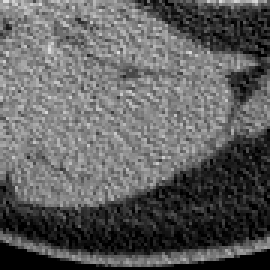
#> input picture paper_plots/plot2/crop_img_uint8_L_50_w_400/gt_000069.png, 90 x 90 px, found by its file name (shown 3 times larger)
$ python banded_plots.py   (older library calls are emulated)
#> lines starting #> are read from the running program, lines starting #| are printed output that depends on the picture
### src/io_func.py
##############################################################
# @author: pkc
#
# io_func.py includes functions used to read and write files
#
import scipy.misc
import numpy as np
import imageio
import pydicom
import os
import glob
import sys

# [24 lines left out: function imread, not called in this run]

def imageio_imread(path):
  """
  imageio based reading function that reads specified file
  in its original format even if its in - ve floats
  Note that the image data is returned as-is, and may not always
  have a dtype of uint8
  """
  return(imageio.imread(path))

# [70 lines left out: functions pydicom_imread, raw_imread, imsave, imsave_raw, getimages4rmdir, not called in this run]

### src/frc_utils.py
##############################################################
# @author: pkc
#
# io_func.py includes functions used to read and write files
#
import numpy as np
import numpy.fft as fft
import matplotlib.pyplot as plt
import itertools
import sys

# [60 lines left out: functions diagonal_split, get_frc_img, not called in this run]

def ring_indices(x, inscribed_rings=True, plot=False):
    """
    This function is primarily used to calculated number
    of indices in a given ring.

    for a given 2d or 3d array, x, this function outputs
    indices corresponding to co-centric circles with radius
    ranging from center to the edge/corner of the 2d/3d
    array.

    input
    -----
    x               : 2d/3d array
    inscribed_rings : True- yields co-centric rings till the
                      edge of the array.
                      False- yields co-centric rings till the
                      corner of the array.
    plot            : if true outputs figurative plot to illustrate
                      the co-centric rings for the given input array

    output
    ------
    list of array on coordinates corresponding to
    co-centric rings of the given input array.
    """
    #print("ring plots is:", plot)

    #read the shape and dimensions of the input image
    shape = np.shape(x)
    dim   = np.size(shape)

    '''Depending on the dimension of the image 2D/3D,
    create an array of integers  which increase with
    distance from the center of the array
    '''
    if dim == 2 :
        nr,nc = shape
        nrdc = np.floor(nr/2)
        ncdc = np.floor(nc/2)
        r = np.arange(nr)-nrdc
        c = np.arange(nc)-ncdc
        [R,C] = np.meshgrid(r,c)
        index = np.round(np.sqrt(R**2+C**2))

    elif dim == 3 :
        nr,nc,nz = shape
        nrdc = np.floor(nr/2)+1
        ncdc = np.floor(nc/2)+1
        nzdc = np.floor(nz/2)+1
        r = np.arange(nr)-nrdc + 1
        c = np.arange(nc)-ncdc + 1
        z = np.arange(nc)-nzdc + 1
        [R,C,Z] = np.meshgrid(r,c,z)
        index = np.round(np.sqrt(R**2+C**2+Z**2))+1
    else :
        print('input is neither a 2d or 3d array')

    ''' if inscribed_rings is True then the outmost
    ring use to evaluate the FRC will be the circle
    inscribed in the square input image of size L.
    (i.e. FRC_r <= L/2). Else the arcs of the rings
    beyond the inscribed circle will also be
    considered while determining FRC
    (i.e. FRC_r<=sqrt((L/2)^2 + (L/2)^2))
    '''
    if (inscribed_rings == True):
        maxindex = nr/2
    else:
        maxindex = np.max(index)
    #output = np.zeros(int(maxindex),dtype = complex)

    '''
    In the next step the output is generated. The output is an array of length
    maxindex. The elements in this array corresponds to the sum of all the elements
    in the original array correponding to the integer position of the output array
    divided by the number of elements in the index array with the same value as the
    integer position.

    Depening on the size of the input array, use either the pixel or index method.
    By-pixel method for large arrays and by-index method for smaller ones.
    '''
    # print('performed by index method')
    indices = []
    for i in np.arange(int(maxindex)):
        indices.append(np.where(index == i))

    if plot is True:
        img_plane = np.zeros((nr, nc))
        for i in range(int(maxindex)):
            if ((i%20)==0):
                img_plane[indices[i]]=1.0

        plt.imshow(img_plane, cmap='copper_r')
        if inscribed_rings is True:
            plt.title('   FRC rings with the max radius as that\
            \n of the inscribed circle in the image (spacing of 20 [px] between rings)')
        else:
            plt.title('   FRC rings extending beyond the radius of\
            \n the inscribed circle in the image (spacing of 20 [px] between rings)')
    return(indices)

# [282 lines left out: functions spinavej, is_float, FRC, frc_4rm_snr, apply_hanning_2d, not called in this run]

### src/plot_func.py
#-----------------------------------------------
# @author: pkc
#
# plot_func.py
# ............
# includes functions used in plotting
#
import numpy as np
import pydicom
import matplotlib as mpl
# for proper/faster expecution of mpi such
# that the distributed implementation does not
# get bottlenecked due to large number

mpl.use('Agg') # comment it for viewing plots when debugging code
import matplotlib.pyplot as plt
import matplotlib.colors as colors
from shapely import LineString, get_coordinates
import sys

# [110 lines left out: functions add_subplot_border, find_earliest_lp_intersection, plot2dlayers, not called in this run]

def multi2dplots(nrows, ncols, fig_arr, axis, passed_fig_att=None):
    """
    customized function to show different layers of a 3D array
    as 2D subplots

    usage
    ------
    multi2dplots(1, 2, lena_stack, axis=0, passed_fig_att={'colorbar': False, \
    'split_title': np.asanyarray(['a','b']),'out_path': 'last_lr.tif'})
    where lena_stack is of size (2, 512, 512)

    input
    -----
    nrows       : no. of rows in the subplots
    ncols       : no. of columns in the subplots
    fig_arr     : 3D array used for the subplots
    axis        : axis that is held constant and the 2D plot is demostrated
                  along the other two axes
    passed_fig_att : customized arguments imported from pyplot's subplot kwargs
                     See the default arguments below

    output
    -----
    subplots as figure
    """
    default_att= {"suptitle": '',
            "split_title": np.asanyarray(['']*(nrows*ncols)),
            "supfontsize": 12,
            "xaxis_vis"  : False,
            "yaxis_vis"  : False,
            "out_path"   : '',
            "figsize"    : [8, 8],
            "cmap"       : 'Greys_r',
            "plt_tight"  : True,
            "colorbar"   : True
                 }
    if passed_fig_att is None:
        fig_att = default_att
    else:
        fig_att = default_att
        for key, val in passed_fig_att.items():
            fig_att[key]=val

    f, axarr = plt.subplots(nrows, ncols, figsize = fig_att["figsize"])
    img_ind  = 0
    f.suptitle(fig_att["suptitle"], fontsize = fig_att["supfontsize"])
    for i in range(nrows):
        for j in range(ncols):
            if (axis==0):
                each_img = fig_arr[img_ind, :, :]
            if (axis==1):
                each_img = fig_arr[:, img_ind, :]
            if (axis==2):
                each_img = fig_arr[:, :, img_ind]

            if(nrows==1):
                ax = axarr[j]
            elif(ncols ==1):
                ax =axarr[i]
            else:
                ax = axarr[i,j]
            im = ax.imshow(each_img, cmap = fig_att["cmap"])
            if fig_att["colorbar"] is True:  f.colorbar(im, ax=ax)
            ax.set_title(fig_att["split_title"][img_ind])
            ax.get_xaxis().set_visible(fig_att["xaxis_vis"])
            ax.get_yaxis().set_visible(fig_att["yaxis_vis"])
            img_ind = img_ind + 1
            if fig_att["plt_tight"] is True: plt.tight_layout()

    if (len(fig_att["out_path"])==0):
        plt.show()
    else:
        plt.savefig(fig_att["out_path"])

# [404 lines left out: functions dict_plot_of_2d_arr, plot_n_save_img, dict_plot_of_patched_frc, img_windowing, not called in this run]

### paper_plots/banded_plots.py
##############################################################
# @author: pkc
#
# banded_plots.py
# ............
# includes codes to output different banded plots shown in the
# sfrc paper
# comment the line mpi.use('Agg') in the file src/plot_func.py
# to view plot as display

import sys
sys.path.append('../')
import numpy as np
import numpy.fft as fft
from src import frc_utils
from src import io_func
from src import frc_utils
from src import plot_func as pf
import os
from src import utils

def get3_comp_of_img(img, band1_ep, band2_ep, band3_ep):
    h, w   = img.shape
    img_p1 = np.zeros([h,w]).astype('complex')
    img_p2 = np.zeros([h,w]).astype('complex')
    img_p3 = np.zeros([h,w]).astype('complex')
    img_fft = fft.fftshift(fft.fft2(img))

    indices=frc_utils.ring_indices(img_fft)
    for i in range(0, band1_ep):
        img_p1[indices[i]]=img_fft[indices[i]]
    for i in range(band1_ep, band2_ep):
        img_p2[indices[i]]=img_fft[indices[i]]
    for i in range(band2_ep, band3_ep):
        img_p3[indices[i]]=img_fft[indices[i]]

    img_p1 = np.real(fft.ifft2(fft.ifftshift(img_p1)))
    img_p2 = np.real(fft.ifft2(fft.ifftshift(img_p2)))
    img_p3 = np.real(fft.ifft2(fft.ifftshift(img_p3)))
    img_stack = np.stack((img.reshape(h,w), img_p1.reshape(h, w), img_p2.reshape(h, w), img_p3.reshape(h, w)), axis=0)
    return(img_p1, img_p2, img_p3, img_stack)

def get3_fft_bands_of_img(img, band1_ep, band2_ep, band3_ep):
    h, w   = img.shape
    img_p1 = np.zeros([h,w])
    img_p2 = np.zeros([h,w])
    img_p3 = np.zeros([h,w])
    img_fft = np.log(np.abs(fft.fftshift(fft.fft2(img))))

    indices=frc_utils.ring_indices(img_fft)
    for i in range(0, band1_ep):
        img_p1[indices[i]]=img_fft[indices[i]]
    for i in range(band1_ep, band2_ep):
        img_p2[indices[i]]=img_fft[indices[i]]
    for i in range(band2_ep, band3_ep):
        img_p3[indices[i]]=img_fft[indices[i]]
    img_stack = np.stack((img_fft.reshape(h,w), img_p1.reshape(h, w), img_p2.reshape(h, w), img_p3.reshape(h, w)), axis=0)
    return(img_p1, img_p2, img_p3, img_stack)

def get5_comp_of_img(img, band1_ep, band2_ep, band3_ep, band4_ep, band5_ep):
    h, w   = img.shape
    img_p1 = np.zeros([h,w]).astype('complex')
    img_p2 = np.zeros([h,w]).astype('complex')
    img_p3 = np.zeros([h,w]).astype('complex')
    img_p4 = np.zeros([h,w]).astype('complex')
    img_p5 = np.zeros([h,w]).astype('complex')
    img_fft = fft.fftshift(fft.fft2(img))

    indices=frc_utils.ring_indices(img_fft)
    for i in range(0, band1_ep):
        img_p1[indices[i]]=img_fft[indices[i]]
    for i in range(band1_ep, band2_ep):
        img_p2[indices[i]]=img_fft[indices[i]]
    for i in range(band2_ep, band3_ep):
        img_p3[indices[i]]=img_fft[indices[i]]
    for i in range(band3_ep, band4_ep):
        img_p4[indices[i]]=img_fft[indices[i]]
    for i in range(band4_ep, band5_ep):
        img_p5[indices[i]]=img_fft[indices[i]]

    img_p1 = np.real(fft.ifft2(fft.ifftshift(img_p1)))
    img_p2 = np.real(fft.ifft2(fft.ifftshift(img_p2)))
    img_p3 = np.real(fft.ifft2(fft.ifftshift(img_p3)))
    img_p4 = np.real(fft.ifft2(fft.ifftshift(img_p4)))
    img_p5 = np.real(fft.ifft2(fft.ifftshift(img_p5)))
    img_stack = np.stack((img.reshape(h,w), img_p1.reshape(h, w), img_p2.reshape(h, w), img_p3.reshape(h, w), img_p4.reshape(h, w), img_p5.reshape(h, w)), axis=0)
    return(img_p1, img_p2, img_p3, img_p4, img_p5, img_stack)

def get5_fft_bands_of_img(img, band1_ep, band2_ep, band3_ep, band4_ep, band5_ep):
    h, w   = img.shape
    img_p1 = np.zeros([h,w])
    img_p2 = np.zeros([h,w])
    img_p3 = np.zeros([h,w])
    img_p4 = np.zeros([h,w])
    img_p5 = np.zeros([h,w])
    img_fft = np.log(np.abs(fft.fftshift(fft.fft2(img))))

    indices=frc_utils.ring_indices(img_fft)
    for i in range(0, band1_ep):
        img_p1[indices[i]]=img_fft[indices[i]]
    for i in range(band1_ep, band2_ep):
        img_p2[indices[i]]=img_fft[indices[i]]
    for i in range(band2_ep, band3_ep):
        img_p3[indices[i]]=img_fft[indices[i]]
    for i in range(band3_ep, band4_ep):
        img_p4[indices[i]]=img_fft[indices[i]]
    for i in range(band4_ep, band5_ep):
        img_p5[indices[i]]=img_fft[indices[i]]
    img_stack = np.stack((img_fft.reshape(h,w), img_p1.reshape(h, w), img_p2.reshape(h, w), img_p3.reshape(h, w), img_p4.reshape(h, w), img_p5.reshape(h, w) ), axis=0)
    return(img_p1, img_p2, img_p3, img_p4, img_p5, img_stack)
# --------------------------------------
# Display and saving figure option
# -----------------------------------------
plot_fig   = True   # Display plots
save_fig   = False  # save plots
crop_fig   = True   # banded plots related cropped image in the main paper vs full image in the supp paper
Ncomp      = 5      # no. of binned fft components. Other option is 3

if crop_fig:
    # -----------------------------------------------------------------
    # this option corresponds to banded plots of the cropped ROIs
    # between FBP and SRGAN shown in the main paper.
    # cnn is pointed to SRGAN-based outputs
    # -----------------------------------------------------------------
    gt_path  = './plot2/crop_img_uint8_L_50_W_400/gt_000069.png'
    cnn_path = './plot2/crop_img_uint8_L_50_W_400/srgan_000069.png' #SRGAN outputs
    out_path = './plot2/crop_fig/Ncomp_'+ str(Ncomp)+ '/'
else:
    # -----------------------------------------------------------------
    # this option corresponds to the banded plots of full images
    # related to conventional artifacts showns in supplemental document.
    # cnn is pointed to missing-wedge-based outputs.
    # -----------------------------------------------------------------
    #gt_path  = '../nfk_artifacts/data/missing-wedge/gt_irt/mk_L291_tv_000163_uint16.tif'
    #cnn_path = '../nfk_artifacts/data/missing-wedge/input_irt/recon_theta_pm60_spac_2_uint16.tif'
    gt_path   = './plot2/full_img_uint8_L_1256_W_780/mk_L291_tv_000163_L_1286_W_780_2_uint8.png'
    cnn_path  = './plot2/full_img_uint8_L_1256_W_780/recon_theta_pm60_spac_2_L_1286_W_780_2_uint8.png' # missing_wedge
    dist_path = './plot2/full_img_uint8_L_1256_W_780/recon_theta_deg10_spac_0.5_L_1286_W_780_2_uint8.png' # distortion
    out_path  = './plot2/full_fig/Ncomp_'+ str(Ncomp)+ '_uint8/'

if not os.path.isdir(out_path): os.makedirs(out_path, )
if not crop_fig: dist_img = io_func.imageio_imread(dist_path)

gt_img  = io_func.imageio_imread(gt_path)
#> in imageio_imread, returned value is the input picture: shape (90, 90); min 0, max 223, mean 94.9
cnn_img = io_func.imageio_imread(cnn_path)
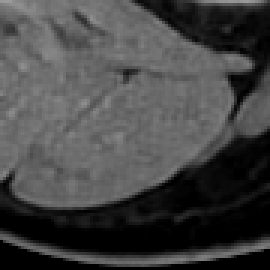
#> input picture paper_plots/plot2/crop_img_uint8_L_50_w_400/srgan_000069.png, 90 x 90 px, found by its file name (shown 3 times larger)
#> in imageio_imread, returned value is the input picture: shape (90, 90); min 0, max 155, mean 68.8
h, w    = gt_img.shape
#> h = 90; w = 90
r       = int(h/2)
#> r = 45

if Ncomp == 3:
    fs_c1  = int(0.1*r)
    fs_c2  = int(0.25*r)

    cnn_c1, cnn_c2, cnn_c3, cnn_c_stack = get3_comp_of_img(cnn_img, fs_c1, fs_c2, r)
    gt_c1,  gt_c2,  gt_c3,  gt_c_stack  = get3_comp_of_img(gt_img, fs_c1, fs_c2, r)

    cnn_fft_c1, cnn_fft_c2, cnn_fft_c3, cnn_fft_c_stack = get3_fft_bands_of_img(cnn_img, fs_c1, fs_c2, r)

    if plot_fig:
        pf.multi2dplots(1, 4, cnn_c_stack, axis=0, passed_fig_att={'colorbar': False})
        pf.multi2dplots(1, 4, cnn_fft_c_stack, axis=0, passed_fig_att={'colorbar': False})
        pf.plot2dlayers(gt_img)

    if save_fig:
        if not os.path.isdir(out_path): os.makedirs(out_path, exist_ok=True)
        # cnn part
        cnn_c1 = utils.normalize_data_ab(0, 255, cnn_c1).astype('uint8')
        cnn_c2 = utils.normalize_data_ab(0, 255, cnn_c2).astype('uint8')
        cnn_c3 = utils.normalize_data_ab(0, 255, cnn_c3).astype('uint8')

        #gt parts
        gt_c1 = utils.normalize_data_ab(0, 255, gt_c1).astype('uint8')
        gt_c2 = utils.normalize_data_ab(0, 255, gt_c2).astype('uint8')
        gt_c3 = utils.normalize_data_ab(0, 255, gt_c3).astype('uint8')
        #cnn fft parts
        cnn_fft_c1 = utils.normalize_data_ab(0, 255, cnn_fft_c1).astype('uint8')
        cnn_fft_c2 = utils.normalize_data_ab(0, 255, cnn_fft_c2).astype('uint8')
        cnn_fft_c3 = utils.normalize_data_ab(0, 255, cnn_fft_c3).astype('uint8')
        cnn_fft    = utils.normalize_data_ab(0, 255, cnn_fft_c_stack[0]).astype('uint8')
        io_func.imsave(cnn_c1, path=out_path + 'cnn_c1.png', svtype='original')
        io_func.imsave(cnn_c2, path=out_path + 'cnn_c2.png', svtype='original')
        io_func.imsave(cnn_c3, path=out_path + 'cnn_c3.png', svtype='original')

        io_func.imsave(gt_c1, path=out_path + 'gt_c1.png', svtype='original')
        io_func.imsave(gt_c2, path=out_path + 'gt_c2.png', svtype='original')
        io_func.imsave(gt_c3, path=out_path + 'gt_c3.png', svtype='original')

        io_func.imsave(cnn_fft_c1, path=out_path + 'cnn_fft_c1.png', svtype='original')
        io_func.imsave(cnn_fft_c2, path=out_path + 'cnn_fft_c2.png', svtype='original')
        io_func.imsave(cnn_fft_c3, path=out_path + 'cnn_fft_c3.png', svtype='original')
        io_func.imsave(cnn_fft, path=out_path    + 'cnn_fft.png', svtype='original')

elif Ncomp==5:
    fs_c1  = int(0.1*r)
#> fs_c1 = 4
    fs_c2  = int(0.25*r)
#> fs_c2 = 11
    fs_c3  = int(0.5*r)
#> fs_c3 = 22
    fs_c4  = int(0.75*r)
#> fs_c4 = 33

    cnn_c1, cnn_c2, cnn_c3, cnn_c4, cnn_c5, cnn_c_stack = get5_comp_of_img(cnn_img, fs_c1, fs_c2, fs_c3, fs_c4, r) # missing-wedge-img/srgan-patch
#> in get5_comp_of_img, `indices=frc_utils.ring_indices(img_fft)`: indices = 45 items
    gt_c1,  gt_c2,  gt_c3, gt_c4, gt_c5, gt_c_stack     = get5_comp_of_img(gt_img, fs_c1, fs_c2, fs_c3, fs_c4, r)
#> call 2 of get5_comp_of_img, with band1_ep = 4, band2_ep = 11, band3_ep = 22, band4_ep = 33, band5_ep = 45
#> in get5_comp_of_img (call 2), `img_p1 = np.real(fft.ifft2(fft.ifftshift(img_p1)))`:
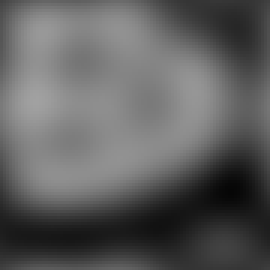
#> img_p1: shape (90, 90) float64 (shown 3 times larger); min 6.64, max 161.3, mean 94.9
    cnn_fft_c1, cnn_fft_c2, cnn_fft_c3, cnn_fft_c4, cnn_fft_c5, cnn_fft_c_stack = get5_fft_bands_of_img(cnn_img, fs_c1, fs_c2, fs_c3, fs_c4, r)
#> in get5_fft_bands_of_img, `img_fft = np.log(np.abs(fft.fftshift(fft.fft2(img))))`:
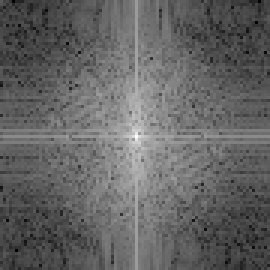
#> img_fft: shape (90, 90) float64 (shown 3 times larger); min 1.16, max 13.23, mean 5.9; drawn with min black and max white
#> after the loop in get5_fft_bands_of_img, `for i in range(band2_ep, band3_ep):`:
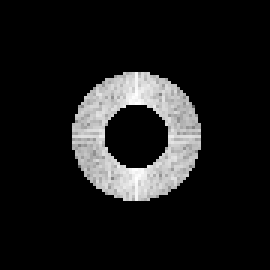
#> img_p3: shape (90, 90) float64 (shown 3 times larger); min 0, max 9.58, mean 1.02; drawn with min black and max white
#> after the loop in get5_fft_bands_of_img, `for i in range(band3_ep, band4_ep):`:
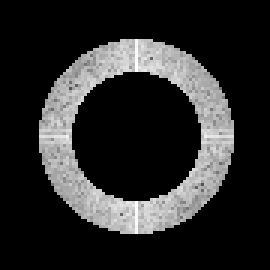
#> img_p4: shape (90, 90) float64 (shown 3 times larger); min 0, max 9.02, mean 1.49; drawn with min black and max white
#> after the loop in get5_fft_bands_of_img, `for i in range(band4_ep, band5_ep):`:
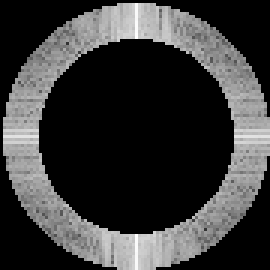
#> img_p5: shape (90, 90) float64 (shown 3 times larger); min 0, max 8.72, mean 1.97; drawn with min black and max white

    if not crop_fig:
        dist_c1, dist_c2, dist_c3, dist_c4, dist_c5, dist_c_stack = get5_comp_of_img(dist_img, fs_c1, fs_c2, fs_c3, fs_c4, r)

    if plot_fig:
        if crop_fig:
            # the three rows correspond to FFT of SRGAN, SRGAN and FBP
            band_stacks = np.stack((cnn_fft_c_stack.reshape(6, h, w), cnn_c_stack.reshape(6, h, w), gt_c_stack.reshape(6, h, w)), axis=0)
            print('shape of the subplots:', (band_stacks.reshape(18, h, w)).shape)
#| shape of the subplots: (18, 90, 90)
            pf.multi2dplots(3, 6, band_stacks.reshape(18, h, w), axis=0, passed_fig_att={'colorbar': False, 'figsize': [8, 6]})#, 'out_path': out_path + 'all_bands.png'})
#> the loop in multi2dplots, `for key, val in passed_fig_att.items():` made 2 passes
#> (key, val) on passes 1 to 2: ('colorbar', False), ('figsize', [8, 6])
#> after the loop in multi2dplots, `for key, val in passed_fig_att.items():`: fig_att = 10 items
#> after the loop in multi2dplots, `for i in range(nrows):`: img_ind = 18
#> in multi2dplots, `plt.show()`:
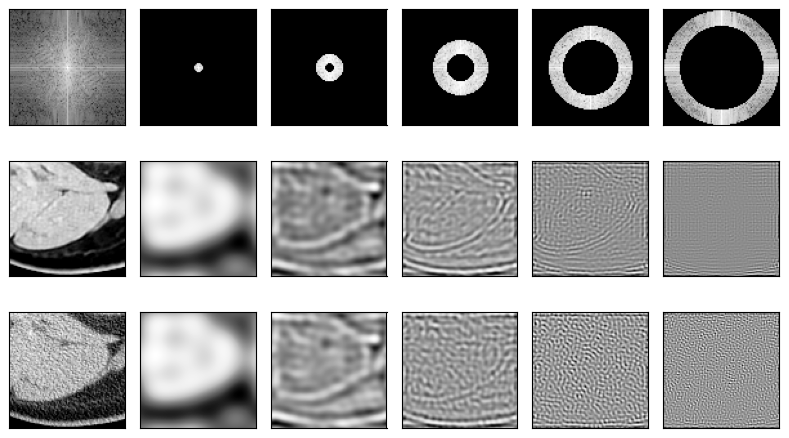
#> figure drawn by matplotlib, 18 panels
        else:
            band_stacks = np.stack((cnn_fft_c_stack.reshape(6, h, w), cnn_c_stack.reshape(6, h, w), dist_c_stack.reshape(6, h, w), gt_c_stack.reshape(6, h, w)), axis=0)
            print('shape of the subplots:', (band_stacks.reshape(24, h, w)).shape)
            pf.multi2dplots(4, 6, band_stacks.reshape(24, h, w), axis=0, passed_fig_att={'colorbar': False, 'figsize': [8, 6]})#, 'out_path': out_path + 'all_bands.png'})

    if save_fig:
        if not os.path.isdir(out_path): os.makedirs(out_path, exist_ok=True)
        # cnn part
        cnn_c1 = utils.normalize_data_ab(0, 255, cnn_c1).astype('uint8')
        cnn_c2 = utils.normalize_data_ab(0, 255, cnn_c2).astype('uint8')
        cnn_c3 = utils.normalize_data_ab(0, 255, cnn_c3).astype('uint8')
        cnn_c4 = utils.normalize_data_ab(0, 255, cnn_c4).astype('uint8')
        cnn_c5 = utils.normalize_data_ab(0, 255, cnn_c5).astype('uint8')

        #gt parts
        gt_c1 = utils.normalize_data_ab(0, 255, gt_c1).astype('uint8')
        gt_c2 = utils.normalize_data_ab(0, 255, gt_c2).astype('uint8')
        gt_c3 = utils.normalize_data_ab(0, 255, gt_c3).astype('uint8')
        gt_c4 = utils.normalize_data_ab(0, 255, gt_c4).astype('uint8')
        gt_c5 = utils.normalize_data_ab(0, 255, gt_c5).astype('uint8')

        #cnn fft parts
        cnn_fft_c1 = utils.normalize_data_ab(0, 255, cnn_fft_c1).astype('uint8')
        cnn_fft_c2 = utils.normalize_data_ab(0, 255, cnn_fft_c2).astype('uint8')
        cnn_fft_c3 = utils.normalize_data_ab(0, 255, cnn_fft_c3).astype('uint8')
        cnn_fft_c4 = utils.normalize_data_ab(0, 255, cnn_fft_c4).astype('uint8')
        cnn_fft_c5 = utils.normalize_data_ab(0, 255, cnn_fft_c5).astype('uint8')
        cnn_fft    = utils.normalize_data_ab(0, 255, cnn_fft_c_stack[0]).astype('uint8')

        io_func.imsave(cnn_c1, path=out_path + 'cnn_c1.png', svtype='original')
        io_func.imsave(cnn_c2, path=out_path + 'cnn_c2.png', svtype='original')
        io_func.imsave(cnn_c3, path=out_path + 'cnn_c3.png', svtype='original')
        io_func.imsave(cnn_c4, path=out_path + 'cnn_c4.png', svtype='original')
        io_func.imsave(cnn_c5, path=out_path + 'cnn_c5.png', svtype='original')

        io_func.imsave(gt_c1, path=out_path + 'gt_c1.png', svtype='original')
        io_func.imsave(gt_c2, path=out_path + 'gt_c2.png', svtype='original')
        io_func.imsave(gt_c3, path=out_path + 'gt_c3.png', svtype='original')
        io_func.imsave(gt_c4, path=out_path + 'gt_c4.png', svtype='original')
        io_func.imsave(gt_c5, path=out_path + 'gt_c5.png', svtype='original')

        io_func.imsave(cnn_fft_c1, path=out_path + 'cnn_fft_c1.png', svtype='original')
        io_func.imsave(cnn_fft_c2, path=out_path + 'cnn_fft_c2.png', svtype='original')
        io_func.imsave(cnn_fft_c3, path=out_path + 'cnn_fft_c3.png', svtype='original')
        io_func.imsave(cnn_fft_c4, path=out_path + 'cnn_fft_c4.png', svtype='original')
        io_func.imsave(cnn_fft_c5, path=out_path + 'cnn_fft_c5.png', svtype='original')
        io_func.imsave(cnn_fft, path=out_path    + 'cnn_fft.png', svtype='original')
else:
    sys.exit('the only available options are 3 and 5')
